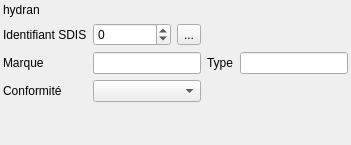
             <widget class="QWidget" name="HYD">
              <layout class="QGridLayout" name="gridLayout_8">
               <property name="leftMargin">
                <number>3</number>
               </property>
               <property name="topMargin">
                <number>3</number>
               </property>
               <property name="rightMargin">
                <number>3</number>
               </property>
               <property name="bottomMargin">
                <number>3</number>
               </property>
               <item row="1" column="1">
                <widget class="QSpinBox" name="spinBox_idsdis">
                 <property name="minimum">
                  <number>-1</number>
                 </property>
                 <property name="maximum">
                  <number>999999</number>
                 </property>
                </widget>
               </item>
               <item row="2" column="4">
                <widget class="QLineEdit" name="lineEdit_type"/>
               </item>
               <item row="2" column="3">
                <widget class="QLabel" name="label_22">
                 <property name="text">
                  <string>Type</string>
                 </property>
                 <property name="wordWrap">
                  <bool>true</bool>
                 </property>
                </widget>
               </item>
               <item row="1" column="0">
                <widget class="QLabel" name="label_20">
                 <property name="text">
                  <string>Identifiant SDIS</string>
                 </property>
                 <property name="wordWrap">
                  <bool>true</bool>
                 </property>
                </widget>
               </item>
               <item row="0" column="0">
                <widget class="QLabel" name="label_19">
                 <property name="text">
                  <string>hydran</string>
                 </property>
                </widget>
               </item>
               <item row="1" column="2">
                <widget class="QToolButton" name="toolButton_idsdis">
                 <property name="text">
                  <string>...</string>
                 </property>
                </widget>
               </item>
               <item row="3" column="1" colspan="2">
                <widget class="QComboBox" name="comboBox_conformite"/>
               </item>
               <item row="2" column="0">
                <widget class="QLabel" name="label_21">
                 <property name="text">
                  <string>Marque</string>
                 </property>
                 <property name="wordWrap">
                  <bool>true</bool>
                 </property>
                </widget>
               </item>
               <item row="2" column="1" colspan="2">
                <widget class="QLineEdit" name="lineEdit_marque"/>
               </item>
               <item row="3" column="0">
                <widget class="QLabel" name="label_23">
                 <property name="text">
                  <string>Conformité</string>
                 </property>
                </widget>
               </item>
               <item row="4" column="1">
                <spacer name="verticalSpacer_12">
                 <property name="orientation">
                  <enum>Qt::Vertical</enum>
                 </property>
                 <property name="sizeHint" stdset="0">
                  <size>
                   <width>20</width>
                   <height>40</height>
                  </size>
                 </property>
                </spacer>
               </item>
              </layout>
             </widget>
